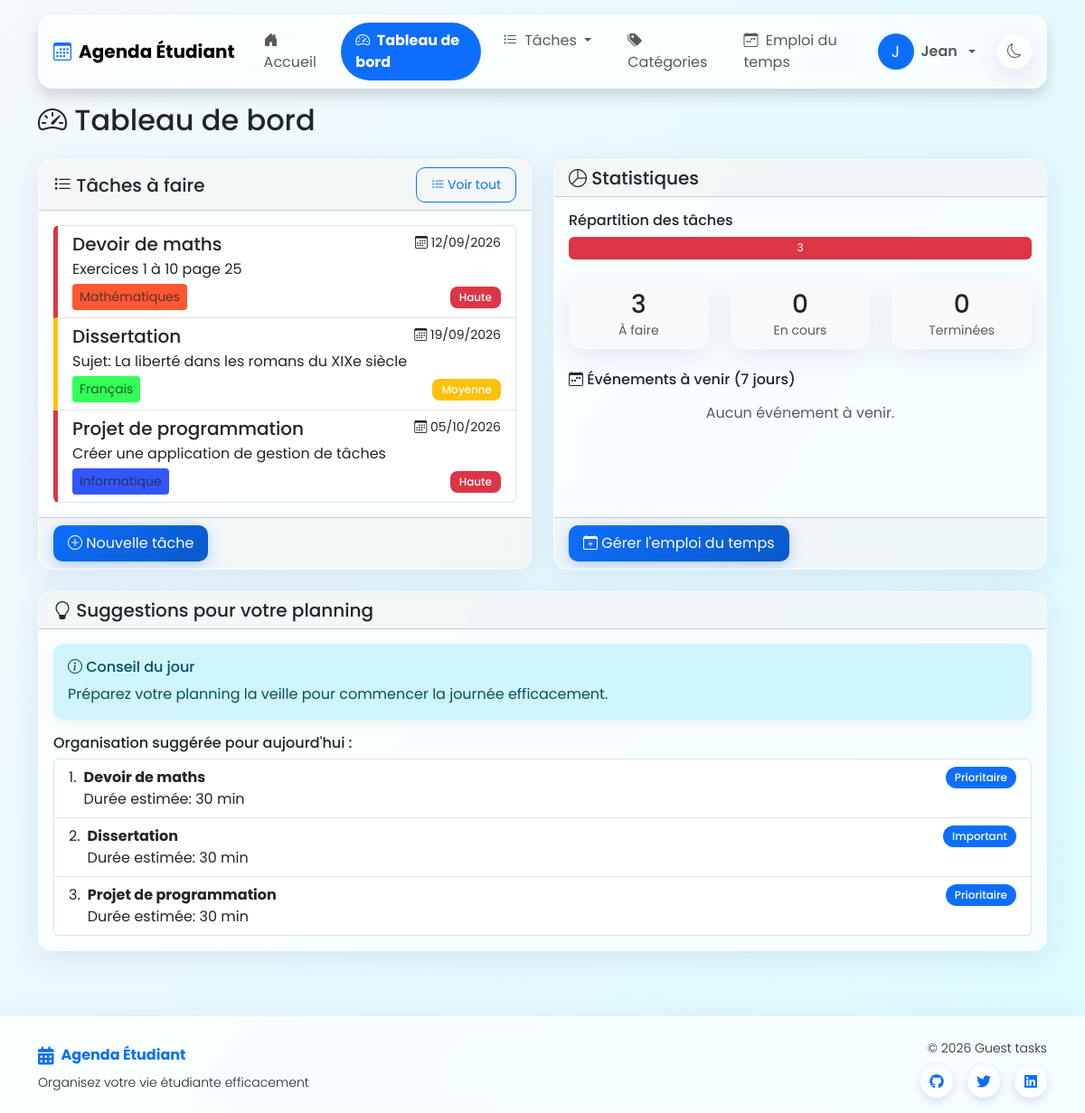
The page /api/index.php?page=tableau_bord (signed in) on the database its author committed.
### tables this page shows
CREATE TABLE taches (
    id INT PRIMARY KEY AUTO_INCREMENT,
    titre VARCHAR(255) NOT NULL,
    description TEXT,
    date_creation DATETIME DEFAULT CURRENT_TIMESTAMP,
    date_echeance DATETIME,
    priorite ENUM('basse', 'moyenne', 'haute') DEFAULT 'moyenne',
    statut ENUM('a_faire', 'en_cours', 'terminee') DEFAULT 'a_faire',
    temps_estime INT,  
    id_utilisateur INT NOT NULL,
    id_categorie INT,
    FOREIGN KEY (id_utilisateur) REFERENCES utilisateurs(id) ON DELETE CASCADE,
    FOREIGN KEY (id_categorie) REFERENCES categories(id) ON DELETE SET NULL
);

CREATE TABLE categories (
    id INT PRIMARY KEY AUTO_INCREMENT,
    nom VARCHAR(100) NOT NULL,
    couleur VARCHAR(50),
    type VARCHAR(100),
    id_utilisateur INT,
    FOREIGN KEY (id_utilisateur) REFERENCES utilisateurs(id) ON DELETE CASCADE
);

### pages/tableau_bord.php (the view, shortened to what this page needs)
<?php
$db = connectDB();
$id_utilisateur = $_SESSION['utilisateur_id'];
$query_taches = "SELECT t.*, c.nom as categorie_nom, c.couleur as categorie_couleur
                FROM taches t
                LEFT JOIN categories c ON t.id_categorie = c.id
                WHERE t.id_utilisateur = :id_utilisateur
                AND t.statut != 'terminee'
                ORDER BY
                    CASE WHEN t.date_echeance IS NULL THEN 1 ELSE 0 END,
                    t.date_echeance ASC,
                    FIELD(t.priorite, 'haute', 'moyenne', 'basse')
                LIMIT 5";
$stmt_taches = $db->prepare($query_taches);
$stmt_taches->bindParam(':id_utilisateur', $id_utilisateur, PDO::PARAM_INT);
$stmt_taches->execute();
$taches = $stmt_taches->fetchAll(PDO::FETCH_ASSOC);
$query_stats = "SELECT statut, COUNT(*) as nombre
                FROM taches
                WHERE id_utilisateur = :id_utilisateur
                GROUP BY statut";
$stmt_stats = $db->prepare($query_stats);
$stmt_stats->bindParam(':id_utilisateur', $id_utilisateur, PDO::PARAM_INT);
$stmt_stats->execute();
$stats = [];
while ($row = $stmt_stats->fetch(PDO::FETCH_ASSOC)) {
    $stats[$row['statut']] = $row['nombre'];
}
$total_taches = array_sum($stats);
$query_evenements = "SELECT e.*, c.nom as categorie_nom, c.couleur as categorie_couleur
                    FROM evenements e
                    LEFT JOIN categories c ON e.id_categorie = c.id
                    LEFT JOIN emplois_du_temps edt ON e.id_emploi_du_temps = edt.id
                    WHERE edt.id_utilisateur = :id_utilisateur
                    AND e.date_debut >= CURRENT_DATE()
                    AND e.date_debut <= DATE_ADD(CURRENT_DATE(), INTERVAL 7 DAY)
                    ORDER BY e.date_debut ASC
                    LIMIT 5";
$stmt_evenements = $db->prepare($query_evenements);
$stmt_evenements->bindParam(':id_utilisateur', $id_utilisateur, PDO::PARAM_INT);
$stmt_evenements->execute();
$evenements = $stmt_evenements->fetchAll(PDO::FETCH_ASSOC);
?>
<div class="row">
    <div class="col-md-12">
        <h2 class="mb-4">
            <i class="bi bi-speedometer2"></i> Tableau de bord
        </h2>
    </div>
</div>
<div class="row">
    <div class="col-md-6 mb-4">
        <div class="card h-100">
            <div class="card-header d-flex justify-content-between align-items-center">
                <h5 class="mb-0"><i class="bi bi-list-task"></i> Tâches à faire</h5>
                <a href="index.php?page=taches" class="btn btn-sm btn-outline-primary">
                    <i class="bi bi-list-ul"></i> Voir tout
                </a>
            </div>
            <div class="card-body">
                <?php if (empty($taches)): ?>
                    <p class="text-center text-muted my-5">Aucune tâche en cours. Bravo !</p>
                <?php else: ?>
                    <div class="list-group">
                        <?php foreach ($taches as $tache): ?>
                            <div class="list-group-item list-group-item-action tache-<?php echo $tache['priorite']; ?>">
                                <div class="d-flex w-100 justify-content-between">
                                    <h5 class="mb-1"><?php echo htmlspecialchars($tache['titre']); ?></h5>
                                    <small>
                                        <?php if ($tache['date_echeance']): ?>
                                            <i class="bi bi-calendar3"></i>
                                            <?php
                                                $date = new DateTime($tache['date_echeance']);
                                                echo $date->format('d/m/Y');
                                            ?>
                                        <?php else: ?>
                                            <span class="text-muted">Sans date</span>
                                        <?php endif; ?>
                                    </small>
                                </div>
                                <?php if ($tache['description']): ?>
                                    <p class="mb-1"><?php echo htmlspecialchars($tache['description']); ?></p>
                                <?php endif; ?>
                                <div class="d-flex justify-content-between align-items-center">
                                    <small class="text-muted">
                                        <?php if ($tache['categorie_nom']): ?>
                                            <span class="categorie-badge" style="background-color: <?php echo $tache['categorie_couleur']; ?>">
                                                <?php echo htmlspecialchars($tache['categorie_nom']); ?>
                                            </span>
                                        <?php endif; ?>
                                    </small>
                                    <span class="badge bg-<?php
                                        if ($tache['priorite'] === 'haute') echo 'danger';
                                        elseif ($tache['priorite'] === 'moyenne') echo 'warning';
                                        else echo 'info';
                                    ?>">
                                        <?php echo ucfirst($tache['priorite']); ?>
                                    </span>
                                </div>
                            </div>
                        <?php endforeach; ?>
                    </div>
                <?php endif; ?>
            </div>
            <div class="card-footer">
                <a href="index.php?page=taches&action=ajouter" class="btn btn-primary">
                    <i class="bi bi-plus-circle"></i> Nouvelle tâche
                </a>
            </div>
        </div>
    </div>
    <div class="col-md-6 mb-4">
        <div class="card h-100">
            <div class="card-header">
                <h5 class="mb-0"><i class="bi bi-pie-chart"></i> Statistiques</h5>
            </div>
            <div class="card-body">
                <?php if ($total_taches === 0): ?>
                    <p class="text-center text-muted my-5">Aucune statistique disponible.</p>
                <?php else: ?>
                    <h6>Répartition des tâches</h6>
                    <div class="progress mb-4" style="height: 25px;">
                        <?php
                        $a_faire = isset($stats['a_faire']) ? $stats['a_faire'] : 0;
                        $en_cours = isset($stats['en_cours']) ? $stats['en_cours'] : 0;
                        $terminee = isset($stats['terminee']) ? $stats['terminee'] : 0;
                        $pct_a_faire = $total_taches > 0 ? round(($a_faire / $total_taches) * 100) : 0;
                        ?>
                        <div class="progress-bar bg-danger" style="width: <?php echo $pct_a_faire; ?>%"
                             data-bs-toggle="tooltip" title="À faire: <?php echo $a_faire; ?>">
                            <?php if ($pct_a_faire > 10): echo $a_faire; endif; ?>
                        </div>
                    </div>
                    <div class="row text-center mb-4">
                        <div class="col">
                            <div class="card bg-light">
                                <div class="card-body py-2">
                                    <h3 class="mb-0"><?php echo $a_faire; ?></h3>
                                    <small class="text-muted">À faire</small>
                                </div>
                            </div>
                        </div>
                        <div class="col">
                            <div class="card bg-light">
                                <div class="card-body py-2">
                                    <h3 class="mb-0"><?php echo $en_cours; ?></h3>
                                    <small class="text-muted">En cours</small>
                                </div>
                            </div>
                        </div>
                        <div class="col">
                            <div class="card bg-light">
                                <div class="card-body py-2">
                                    <h3 class="mb-0"><?php echo $terminee; ?></h3>
                                    <small class="text-muted">Terminées</small>
                                </div>
                            </div>
                        </div>
                    </div>
                <?php endif; ?>
                <h6 class="mt-4"><i class="bi bi-calendar-week"></i> Événements à venir (7 jours)</h6>
                <?php if (empty($evenements)): ?>
                    <p class="text-center text-muted my-3">Aucun événement à venir.</p>
                <?php endif; ?>
            </div>
            <div class="card-footer">
                <a href="index.php?page=emploi_temps" class="btn btn-primary">
                    <i class="bi bi-calendar-plus"></i> Gérer l'emploi du temps
                </a>
            </div>
        </div>
    </div>
</div>
<div class="row">
    <div class="col-md-12 mb-4">
        <div class="card">
            <div class="card-header">
                <h5 class="mb-0"><i class="bi bi-lightbulb"></i> Suggestions pour votre planning</h5>
            </div>
            <div class="card-body">
                <div class="alert alert-info">
                    <h6><i class="bi bi-info-circle"></i> Conseil du jour</h6>
                    <?php
                    $conseils = [
                        "Priorisez vos tâches par ordre d'importance et d'urgence.",
                        "Faites des pauses régulières pour maintenir votre productivité.",
                        "Décomposez les grandes tâches en petites étapes plus faciles à gérer.",
                        "Essayez d'étudier à la même heure chaque jour pour créer une routine.",
                        "Utilisez la technique Pomodoro : 25 minutes de travail, puis 5 minutes de pause.",
                        "Préparez votre planning la veille pour commencer la journée efficacement.",
                        "Identifiez votre période de productivité maximale et planifiez les tâches importantes à ce moment.",
                    ];
                    echo $conseils[array_rand($conseils)];
                    ?>
                </div>
                <?php if (!empty($taches)): ?>
                    <div class="mt-3">
                        <h6>Organisation suggérée pour aujourd'hui :</h6>
                        <ol class="list-group list-group-numbered">
                            <?php
                            $taches_prioritaires = array_slice($taches, 0, 3);
                            foreach ($taches_prioritaires as $tache):
                            ?>
                                <li class="list-group-item d-flex justify-content-between align-items-start">
                                    <div class="ms-2 me-auto">
                                        <div class="fw-bold"><?php echo htmlspecialchars($tache['titre']); ?></div>
                                        <?php if ($tache['temps_estime']): ?>
                                            Durée estimée: <?php echo $tache['temps_estime']; ?> min
                                        <?php else: ?>
                                            Durée estimée: 30 min
                                        <?php endif; ?>
                                    </div>
                                    <span class="badge bg-primary rounded-pill">
                                        <?php
                                        if ($tache['priorite'] === 'haute') echo 'Prioritaire';
                                        elseif ($tache['priorite'] === 'moyenne') echo 'Important';
                                        else echo 'Normal';
                                        ?>
                                    </span>
                                </li>
                            <?php endforeach; ?>
                        </ol>
                    </div>
                <?php endif; ?>
            </div>
        </div>
    </div>
</div>

### rows shown on the page
taches: titre "Devoir de maths", date_echeance "12/09/2026", description "Exercices 1 à 10 page 25", id_categorie.nom "Mathématiques", priorite "Haute", shows "Durée estimée: 30 min", shows "Prioritaire"
taches: titre "Dissertation", date_echeance "19/09/2026", description "Sujet: La liberté dans les romans du XIXe siècle", id_categorie.nom "Français", priorite "Moyenne", shows "Durée estimée: 30 min", shows "Important"
taches: titre "Projet de programmation", date_echeance "05/10/2026", description "Créer une application de gestion de tâches", id_categorie.nom "Informatique", priorite "Haute", shows "Durée estimée: 30 min", shows "Prioritaire"

### other values the page prints
substr($_SESSION['utilisateur_prenom'], 0, 1) "J"
$_SESSION['utilisateur_prenom'] "Jean"
$a_faire "3"
$en_cours "0"
$terminee "0"
